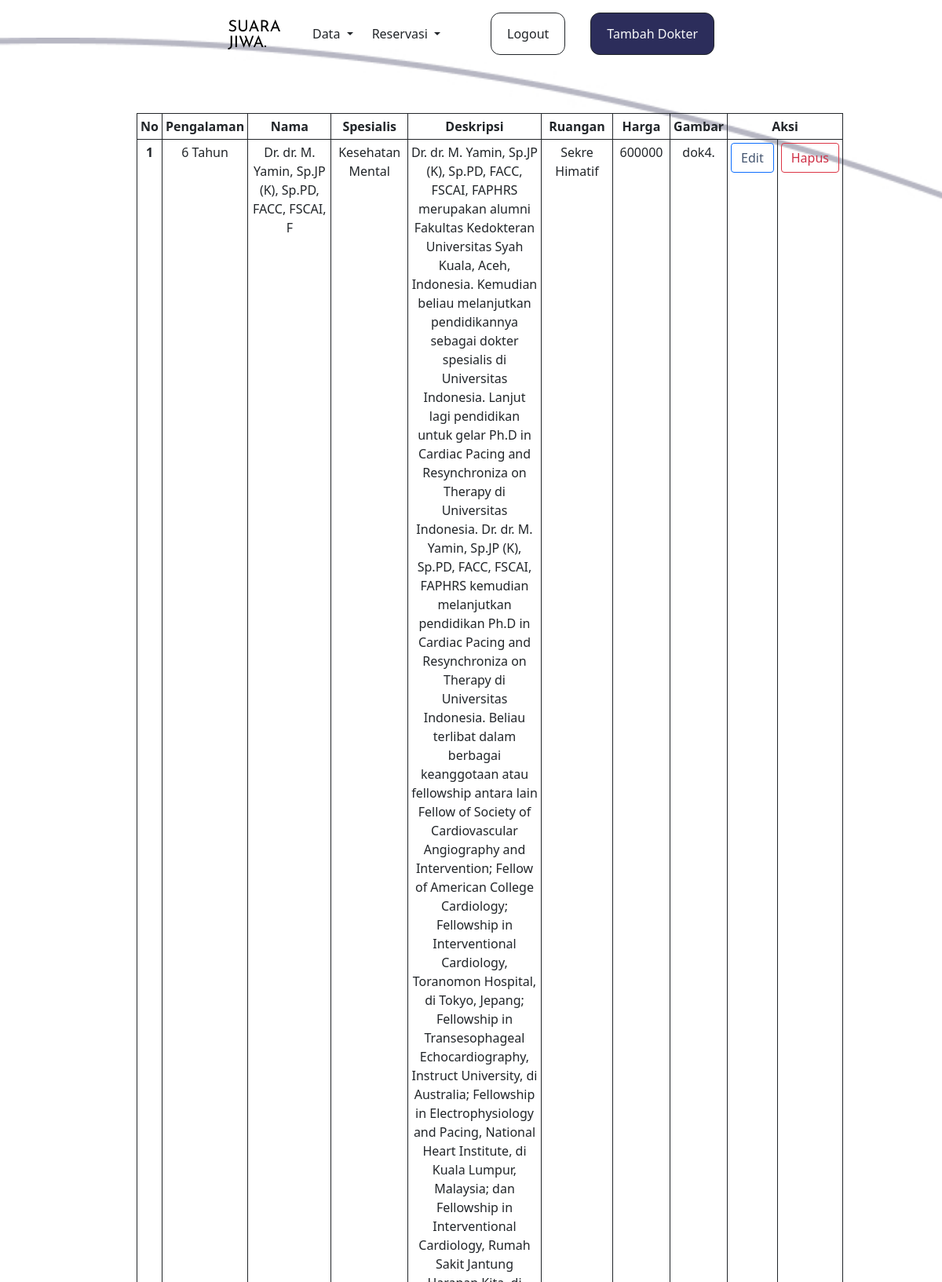
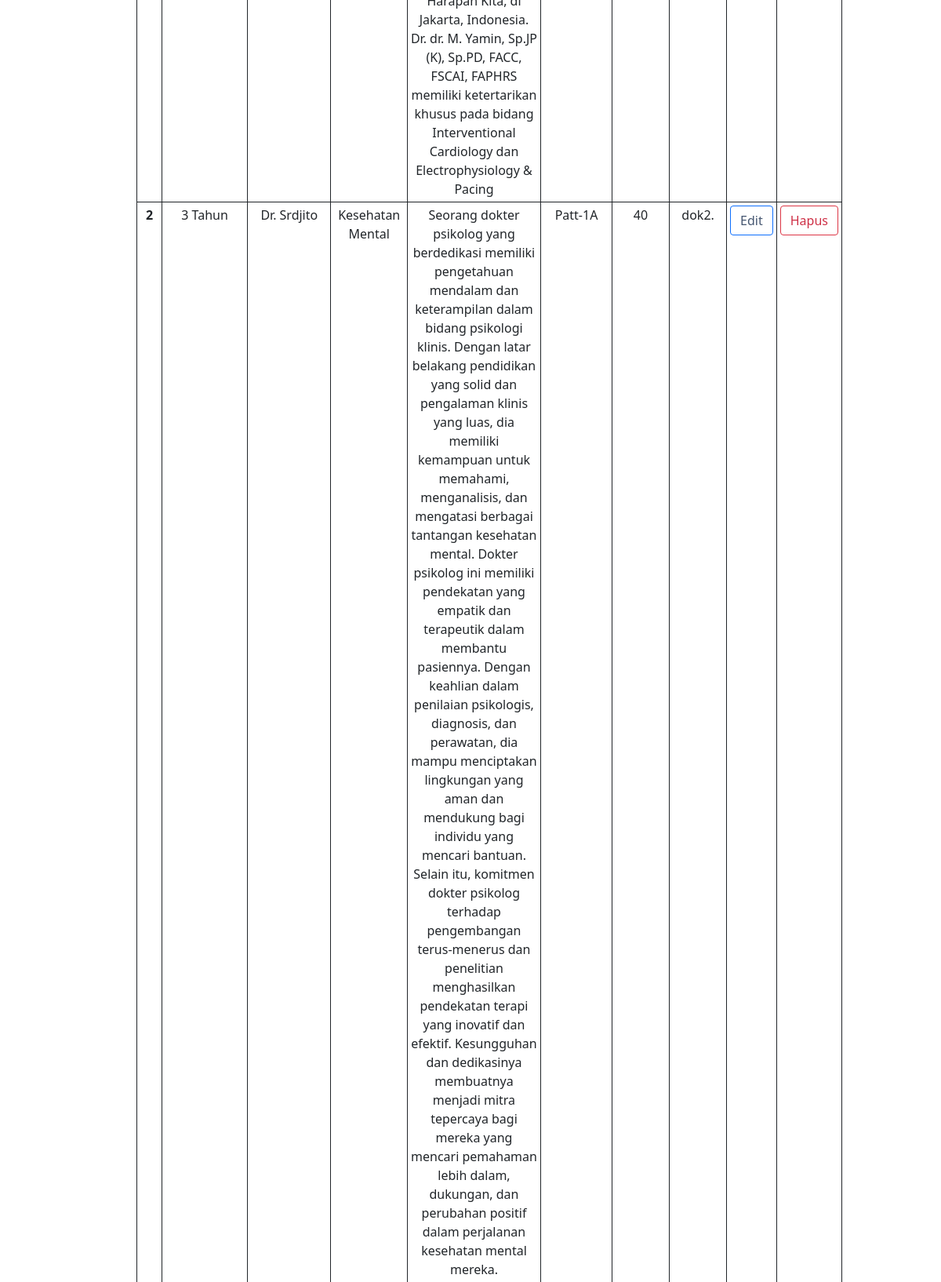
Page /admin/DDokter.php (signed in, upper part) on the committed database (2 pictures, top to bottom).
### tables this page shows
CREATE TABLE `dokter` (
  `id_dokter` int(5) NOT NULL,
  `pengalaman` varchar(1) DEFAULT NULL,
  `nama` varchar(50) DEFAULT NULL,
  `spesialis` varchar(50) DEFAULT NULL,
  `deskripsi` varchar(8000) DEFAULT NULL,
  `ruangan` varchar(50) DEFAULT NULL,
  `harga` int(11) DEFAULT NULL,
  `gambar` varchar(5) NOT NULL
);

### admin/DDokter.php (the view, shortened to what this page needs)
<!DOCTYPE html>
<html lang="en">
  <head>
    <link rel="stylesheet" href="https://cdn.jsdelivr.net/npm/bootstrap-icons@1.5.0/font/bootstrap-icons.css" />
    <link href="https://cdn.jsdelivr.net/npm/bootstrap@5.0.2/dist/css/bootstrap.min.css" rel="stylesheet" />
    <link rel="stylesheet" href="../style.css" />
  </head>
  <body class="overflow-x-hidden">
    <nav id="nav1" class="navbar navbar-expand-lg bg-body-tertiary fixed-top pt-3">
      <div class="container-fluid">
        <div class="collapse navbar-collapse justify-content-center" id="navbarNavDropdown">
          <ul class="navbar-nav text-center d-flex align-items-center">
            <li class="nav-item ">
            <a href="idxAdmin.php"><img src="../gambar/sj.png" style="left: 5;" alt="" srcset=""><a class="navbar-brand" href="#"></a></a>
            </li>
            <li class="nav-item dropdown">
              <a class="nav-link dropdown-toggle text-dark ms-3" href="#" role="button" data-bs-toggle="dropdown" aria-expanded="false">
                Data
              </a>
            </li>
            <li class=" ms-2 nav-item dropdown">
              <a class="nav-link dropdown-toggle text-dark" href="#" role="button" data-bs-toggle="dropdown" aria-expanded="false">
              Reservasi
              </a>
            </li>
            <li class=" ms-2 nav-item">
              <button style="border-radius: 12px!important;" class="btn btn-outline-dark ms-5"><a class="nav-link active text-dark" aria-current="page" href="logout.php">Logout</a></button>
            </li>
            <li class=" ms-2 nav-item">
              <button style="border-radius: 12px!important;" class="btn btn-dark bg-dark ms-4"><a class="nav-link active text-light" aria-current="page" href="daftarDok.php">Tambah Dokter</a></button>
            </li>
          </ul>
        </div>
      </div>
    </nav>
    <section class=" mb-5 mt-5 pt-5 d-flex justify-content-center align-items-center" style="background-image: url(../gambar/bg.jpg); background-size: cover;">
    <table class="table table-bordered table-sm ms-5 w-75 border-dark mt-5 text-center">
  <thead>
    <tr>
      <th scope="col">No</th>
      <th scope="col">Pengalaman</th>
      <th scope="col">Nama</th>
      <th scope="col">Spesialis</th>
      <th scope="col">Deskripsi</th>
      <th scope="col">Ruangan</th>
      <th scope="col">Harga</th>
      <th scope="col">Gambar</th>
      <th colspan="2">Aksi</th>
    </tr>
  </thead>
  <tbody>
<?php
include '../koneksi.php';
$no = 1;
$data = mysqli_query($connect,"select * from dokter");
while($d = mysqli_fetch_array($data)){
?>
    <tr>
      <th scope="row"><?php echo $no++; ?></th>
      <td><?php echo $d['pengalaman']; ?> Tahun </td>
        <td><?php echo $d['nama']; ?></td>
      <td><?php echo $d['spesialis']; ?></td>
      <td><?php echo $d['deskripsi']; ?></td>
      <td><?php echo $d['ruangan']; ?></td>
      <td><?php echo $d['harga']; ?></td>
      <td><?php echo $d['gambar']; ?></td>
      <td><button type='button' class='btn btn-outline-primary'><a style='text-decoration: none; color:#465771;' href='update.php?id_dokter=<?=$d["id_dokter"]?>'>Edit</a></button></td>
        <td><button type='button' class='btn btn-outline-danger'><a style='text-decoration: none;color:#ce3046;' href='hapus.php?id_dokter=<?=$d["id_dokter"]?>'>Hapus</a></button></td>
    </tr>
<?php
}
?>
  </tbody>
</table>
    </section>
    <br><br><br>
  </body>
</html>

### style.css (style rules this page uses)
.bg-dark { background-color: #2C2D5B !important; }

### rows in the picture
dokter: pengalaman "6", nama "Dr. dr. M. Yamin, Sp.JP (K), Sp.PD, FACC, FSCAI, F", spesialis "Kesehatan Mental", deskripsi "Dr. dr. M. Yamin, Sp.JP (K), Sp.PD, FACC, FSCAI, FAPHRS merupakan alumni Fakultas Kedokteran Universitas Syah Kuala, Aceh, Indonesia. Kemudian beliau melanjutkan pendidikannya sebagai dokter spesialis di Universitas Indonesia. Lanjut lagi pendidikan untuk gelar Ph.D in Cardiac Pacing and Resynchroniza on Therapy di Universitas Indonesia. Dr. dr. M. Yamin, Sp.JP (K), Sp.PD, FACC, FSCAI, FAPHRS kemudian melanjutkan pendidikan Ph.D in Cardiac Pacing and Resynchroniza on Therapy di Universitas Indonesia. Beliau terlibat dalam berbagai keanggotaan atau fellowship antara lain Fellow of Society of Cardiovascular Angiography and Intervention; Fellow of American College Cardiology; Fellowship in…", ruangan "Sekre Himatif", harga "600000", gambar "dok4."
dokter: pengalaman "3", nama "Dr. Srdjito", spesialis "Kesehatan Mental", deskripsi "Seorang dokter psikolog yang berdedikasi memiliki pengetahuan mendalam dan keterampilan dalam bidang psikologi klinis. Dengan latar belakang pendidikan yang solid dan pengalaman klinis yang luas, dia memiliki kemampuan untuk memahami, menganalisis, dan mengatasi berbagai tantangan kesehatan mental. Dokter psikolog ini memiliki pendekatan yang empatik dan terapeutik dalam membantu pasiennya. Dengan keahlian dalam penilaian psikologis, diagnosis, dan perawatan, dia mampu menciptakan lingkungan yang aman dan mendukung bagi individu yang mencari bantuan. Selain itu, komitmen dokter psikolog terhadap pengembangan terus-menerus dan penelitian menghasilkan pendekatan terapi yang inovatif dan…", ruangan "Patt-1A", harga "40", gambar "dok2."
